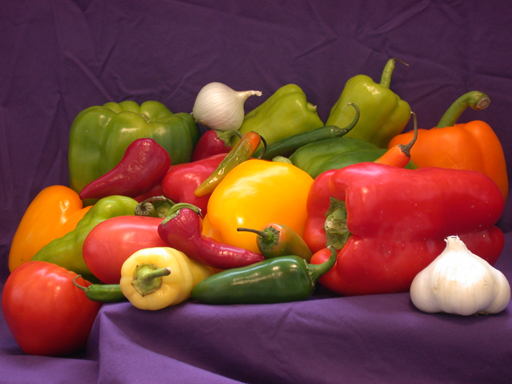
#> input picture peppers.png, 512 x 384 px
$ python sample.py
#> lines starting #> are read from the running program, lines starting #| are printed output that depends on the picture
### cicm.py
"""
Implementation of the cross-image co-occurrence matrix (CICM) in python,
which computes a version of the common gray-level co-ocurrence matrix (GLCM)
between different images, or channels of the same image.

Author: Victor Medina-Heierle
Date: 2024/11/11
"""

from collections import Counter
import numpy as np
import math
import time

from typing import List, Union, Tuple, Any

def shift_array(array: np.ndarray, step: Union[int,Tuple,List], padding: Any = -1) -> np.ndarray:
    """Shifts an array a given number of rows and columns, padding the remaining
    elements with the provided value.

    Args:
        array (np.ndarray): The input array.
        step (Union[int,Tuple,List]): The number of rows and columns to shift the input array, with negative values indicating backward shifting.
                                      If only an integer value is provided, the same value will be used for rows and columns.
        padding (Any, optional): Any valid nupy array value to be used as padding after shifting the input array. Defaults to -1.

    Returns:
        np.ndarray: The shifted and padded array.

    Notes:
        This method implements the same operation as scipy.ndimage's shift method.
        It's been implemented for two reasons:
            1. To reduce package dependency
            2. To fix a bug found during testing where the added padding is always 0
               (ignoring the value of the cval parameter) when the input array is generated randomly.
    """

    if (type(step) == int):
        step = (step, step)

    step_row = step[0]
    step_col = step[1]

    # Declare an array where all cells contain
    # the padding element.
    new_array = np.ones_like(array)*padding
    rows, cols = array.shape[0:2]

    # We cannot use 0 as a slice limit,
    # so we replace zero indices with the
    # actual array size to be used for slicing.
    step_row2 = -rows if (step_row==0) else step_row
    step_col2 = -cols if (step_col==0) else step_col

    # Check each combination of values for rows and columns.
    if (step_row >= 0 and step_col >= 0):
        new_array[step_row:, step_col:] = array[:-step_row2,:-step_col2]
    if (step_row >= 0 and step_col < 0):
        new_array[step_row:, :step_col] = array[:-step_row2:, -step_col2:]
    if (step_row < 0 and step_col >= 0):
        new_array[:-step_row+1, step_col:] = array[-step_row2:,:-step_col2]
    if (step_row < 0 and step_col < 0):
        new_array[:-step_row+1, :-step_col+1] = array[-step_row2:,-step_col2:]

    return new_array

def agg_duplicates(arr:np.ndarray, method:int=1) -> Tuple[np.ndarray, np.ndarray]:
    """Finds duplicated columns in the input array, adds them,
    and returns the same input array without the duplicated
    columns and another array with the total count of each aggregated column.

    Args:
        arr (np.ndarray): the input array, with the value combinations that needs to be examined arranged in columns.
        method (int, default): Method used to count and remove duplicates in the input array. Available methods are:
                                1. Method proposed by user HansBrende (https://github.com/HansBrende) in a numpy
                                issue (https://github.com/numpy/numpy/issues/11136#issuecomment-2403086713) regarding
                                the speed of method numpy.unique. Some limitations of this method are that "the running
                                product of the total number of unique values in each column must be less than 65536" and
                                that "it will only work for integer types". However, it is much faster than any of the
                                other two methods. (Default)
                                2. Method using numpy.unique (second fastest method)
                                3. Method using tuples and collections.Counter. (Slowest method)


    Returns:
        np.ndarray: the input array without duplicated columns, sorted incrementally by row, starting from the top-most row.
        np.ndarray: the total count of each aggregated column.
    """

    arr2 = arr.T

    if (method == 1):
        """
        This method was proposed by user HansBrende (https://github.com/HansBrende) on Oct. 9th, 2024
        in a numpy issue (https://github.com/numpy/numpy/issues/11136#issuecomment-2403086713) regarding
        the speed of numpy's method unique.
        """
        next_shift = 0
        result = np.zeros(shape=(1,), dtype=np.uint16)
        col_data = []
        for col in np.transpose(arr2):
            col_lookup = np.nonzero(np.bincount(col))[0]
            col_nbits = math.ceil(math.log2(len(col_lookup)))
            col_data.append((col_nbits, col.dtype, col_lookup))
            if col_nbits:
                result = (np.searchsorted(col_lookup, col) << next_shift).astype(np.uint16) | result
                next_shift += col_nbits
                if next_shift > 16:
                    raise NotImplementedError
        counts = np.bincount(result)
        values_set = np.nonzero(counts)[0]
        final_counts = counts[values_set]
        restored_cols = []
        for col_nbits, col_dtype, col_lookup in col_data:
            restored_cols.append(col_lookup[values_set & ((1 << col_nbits) - 1)].astype(col_dtype))
            values_set >>= col_nbits
        return restored_cols, final_counts

    elif (method == 2):
        uniques, counts = np.unique(arr2, axis=0, return_counts=True)
        return uniques.T, counts

    elif (method == 3):
        arr3 = tuple(map(tuple, arr2))
        c = Counter(arr3)

        return np.array(list(c.keys())).T, np.array(list(c.values()))
    else:
        raise ValueError("Wrong method")


def cicm(src_img: np.ndarray, dst_image: np.ndarray = None, distances: List[int] = [1], angles: List[float] = [0], levels: int = 256, sum_angles: bool=False) -> np.ndarray:
    """ Cross-image co-occurrence matrix (CICM), a version of the gray-level co-ocurrence matrix (GLCM)
    that allows finding pixel co-occurrences between different images, or channels of the same image.

    Args:
        src_img (np.ndarray): The reference image.
        dst_image (np.ndarray, optional): The destination image to check for pixel co-occurrence. If None, src_img is compared with itself. Defaults to None.
        distances (List[int], optional): The list of pixel distances to consider. Defaults to [1].
        angles (List[float], optional): The list of pixel angles to consider, given in radians. Defaults to [0].
        levels (int, optional): The total number of gray level values that can occur in the image. Defaults to 256.
        sum_angles (bool, optional): When set to True, the result component for each distance combines the sum of all the pixel counts
                                     for each angle into one array; If set to False, the counts for each individual angle are kept in
                                     separate arrays. Defaults to False.

    Returns:
        np.ndarray: The result matrix, of size [levels x levels x len(distances) x len(radian_angles)], which contains a component
                    for each distance and angle combination, with each component being a [levels x levels] matrix where each cell [i,j]
                    stores the total number of times where gray-level i in src_img occurs at distance D and angle A from gray-level j
                    in dst_img.
    """

    if (dst_image is None):
        dst_image = src_img

    distances = np.ascontiguousarray(distances, dtype=np.float16)
    angles = np.ascontiguousarray(angles, dtype=np.float16)

    cicm_array = np.zeros((levels, levels, len(distances), len(angles)), dtype=np.uint8, order='C')

    for idx_d, D in enumerate(distances):

        for idx_a, A in enumerate(angles):

            src = src_img

            # For consistency with the results from scikit's graycomatrix method,
            # here we transpose the angles 180 degrees counter-clockwise, so that
            # 0 degrees moves straight backwards on the horizontal,
            # 45 moves backwards up on the diagonal,
            # 90 moves straight upwards on the vertical,
            # and 135 moves forward up on the diagonal.

            corrected_angle = math.radians(180) - A

            step_row = math.ceil(D * round(math.sin(-corrected_angle)))
            step_col = math.ceil(D * round(math.cos(corrected_angle)))

            # Define dst as the input image after shifting
            # each pixel D positions in the direction of angle A.
            dst = shift_array(dst_image, (-step_row, -step_col), padding=-1)

            # Ravel matrices to simplify calculations
            src_rav = src.ravel()
            dst_rav = dst.ravel()

            # Define mask to ignore negative entries,
            # as they are used for padding during
            # shifting, and should not be confused with
            # numpy's negative indexing.
            mask = (dst_rav >= 0)

            # If every element in the mask is False
            # it means there aren't any co-occurrence
            # between the matrices, and so it makes no
            # sense in continuing processing this loop.
            if (np.all(mask == False)):
                continue

            # Convert arrays to indices
            rows = src_rav[mask].T
            cols = dst_rav[mask].T

            # Stack indices to operate on
            # one single array
            data = np.stack((rows, cols))

            # Count the number of each row-column combination,
            # which correspond to each pixel pair co-occurrence.
            agg_data, counts = agg_duplicates(data, method = 1)

            # Reverse rows and columns to be consistent
            # with the arrangement returned by
            # scikit's graycomatrix and other similar
            # methods.
            cols, rows = agg_data

            # Add the number of matching pixels to the array
            # for the current distance and angle.
            cicm_array[rows, cols, idx_d, idx_a] += counts.astype(cicm_array.dtype)

    if (sum_angles):
        # Sum all the angles for each distance
        # keeping distance arrays separate.
        cicm_array = np.sum(cicm_array, axis=3)

    return cicm_array

### sample.py
import math
import numpy as np
from PIL import Image

import cicm


levels = 256
distances=[1]
angles=[0, math.radians(45), math.radians(90), math.radians(135)]

img = Image.open("peppers.png")
#> img is the input picture: PIL image 512x384 RGB; mean R, G, B 120.8, 66.4, 57.6

r_channel = np.array(img)[:,:,0]
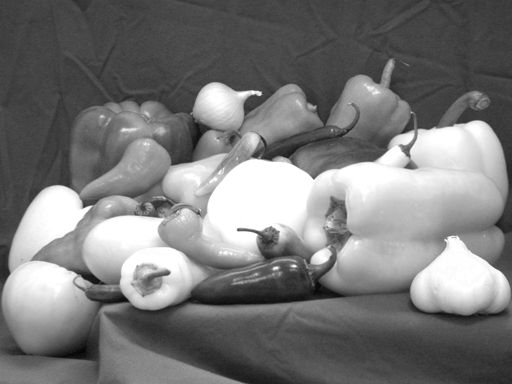
#> r_channel: shape (384, 512); min 5, max 255, mean 120.8
g_channel = np.array(img)[:,:,1]
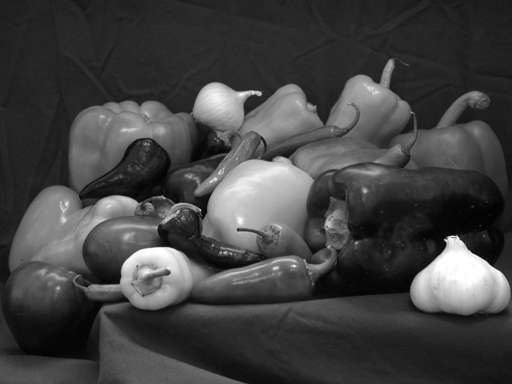
#> g_channel: shape (384, 512); min 1, max 255, mean 66.4

cicm_array = cicm.cicm(r_channel, g_channel, distances=distances, angles=angles, levels=levels)

cicm_image = Image.fromarray(cicm_array[:,:,0,0])
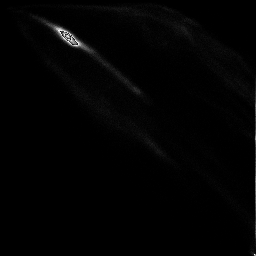
#> cicm_image: PIL image 256x256 L; min 0, max 254, mean 2.5

img.show("Sample image")
cicm_image.show("CICM")
